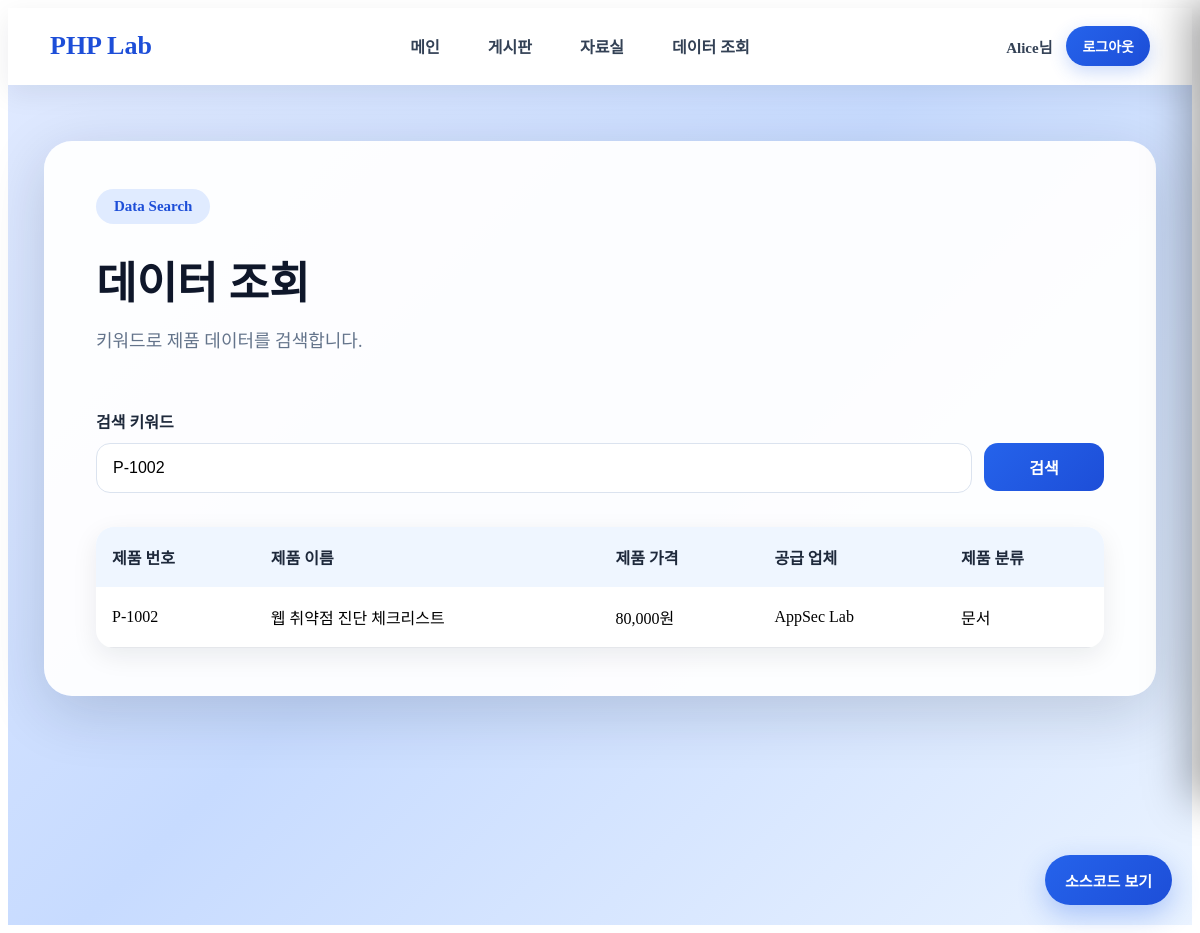
Screenshot of /data_search.php?keyword=P-1002 (signed in) with the database file from the repository.
### tables this page shows
CREATE TABLE products (
    id INT AUTO_INCREMENT PRIMARY KEY,
    product_no VARCHAR(50) NOT NULL,
    product_name VARCHAR(255) NOT NULL,
    product_price INT NOT NULL,
    supplier VARCHAR(255) NOT NULL,
    category VARCHAR(100) NOT NULL
) DEFAULT CHARSET=utf8mb4 COLLATE=utf8mb4_unicode_ci;

### src/data_search.php (the view, shortened to what this page needs)
<?php
require_once "layout.php";
$keyword = $_GET["keyword"] ?? "";
$products = [];
$db = get_db();
if ($keyword !== "") {
    $sql = "
        SELECT *
        FROM products
        WHERE product_no LIKE '%{$keyword}%'
           OR product_name LIKE '%{$keyword}%'
           OR supplier LIKE '%{$keyword}%'
           OR category LIKE '%{$keyword}%'
        ORDER BY id DESC
    ";
    $stmt = $db->query($sql);
    $products = $stmt->fetchAll();
}
?>
<div class="modern-page-wrapper">
    <section class="modern-page-card">
        <div class="page-title-row">
            <div>
                <div class="hero-badge">Data Search</div>
                <h1>데이터 조회</h1>
                <p>키워드로 제품 데이터를 검색합니다.</p>
            </div>
        </div>
        <form method="get" class="search-form">
            <label>검색 키워드</label>
            <div class="search-row">
                <input
                    type="text"
                    name="keyword"
                    placeholder="제품 번호, 제품 이름, 공급 업체, 제품 분류 검색"
                    value="<?= htmlspecialchars($keyword) ?>"
                >
                <button type="submit" class="modern-primary-btn">검색</button>
            </div>
        </form>
        <table class="modern-table">
            <thead>
                <tr>
                    <th>제품 번호</th>
                    <th>제품 이름</th>
                    <th>제품 가격</th>
                    <th>공급 업체</th>
                    <th>제품 분류</th>
                </tr>
            </thead>
            <tbody>
                <?php foreach ($products as $product): ?>
                    <tr>
                        <td><?= htmlspecialchars($product["product_no"]) ?></td>
                        <td><?= htmlspecialchars($product["product_name"]) ?></td>
                        <td><?= number_format($product["product_price"]) ?>원</td>
                        <td><?= htmlspecialchars($product["supplier"]) ?></td>
                        <td><?= htmlspecialchars($product["category"]) ?></td>
                    </tr>
                <?php endforeach; ?>
            </tbody>
        </table>
    </section>
</div>

### src/style.css (style rules this page uses)
.hero-badge { display: inline-block; padding: 9px 18px; border-radius: 999px; background: #e0ebff; color: #1d4ed8; font-size: 15px; font-weight: 700; margin-bottom: 24px; }
.modern-page-wrapper { min-height: calc(100vh - 72px); display: flex; justify-content: center; align-items: flex-start; padding: 56px 36px; background: linear-gradient(135deg, #dfe9ff 0%, #c7dbff 45%, #eaf3ff 100%); }
.modern-page-card { width: 100%; max-width: 1180px; background: rgba(255,255,255,0.95); border-radius: 28px; padding: 48px 52px; box-shadow: 0 16px 60px rgba(15,23,42,0.16); }
.page-title-row { display: flex; align-items: center; justify-content: space-between; gap: 24px; margin-bottom: 34px; }
.modern-page-card h1 { margin: 0; font-size: 44px; font-weight: 900; color: #0f172a; }
.modern-page-card p, .page-subtitle { margin-top: 14px; font-size: 18px; line-height: 1.7; color: #64748b; }
.modern-table { width: 100%; border-collapse: collapse; overflow: hidden; border-radius: 18px; background: white; box-shadow: 0 8px 26px rgba(15,23,42,0.08); }
.modern-table th { background: #eff6ff; color: #1e293b; font-size: 16px; padding: 18px 16px; text-align: left; }
.modern-table td { padding: 18px 16px; border-bottom: 1px solid #e5e7eb; font-size: 16px; }
.modern-primary-btn { display: inline-flex; justify-content: center; align-items: center; height: 48px; padding: 0 22px; border: none; border-radius: 14px; background: linear-gradient(135deg, #2563eb, #1d4ed8); color: white; font-size: 16px; font-weight: 800; text-decoration: none; cursor: pointer; }
.modern-form label, .search-form label { display: block; margin: 18px 0 10px; font-size: 16px; font-weight: 800; color: #1e293b; }
.modern-form input, .modern-form textarea, .search-form input { width: 100%; border-radius: 14px; border: 1px solid #dbe3ef; padding: 15px 16px; font-size: 16px; box-sizing: border-box; }
.search-form { margin-bottom: 34px; }
.search-row { display: flex; gap: 12px; }
.search-row input { flex: 1; }
.search-row button { width: 120px; }

### rows the page displays
products: product_no "P-1002", product_name "웹 취약점 진단 체크리스트", product_price "80,000", supplier "AppSec Lab", category "문서"

### other values shown
$userName "Alice"
